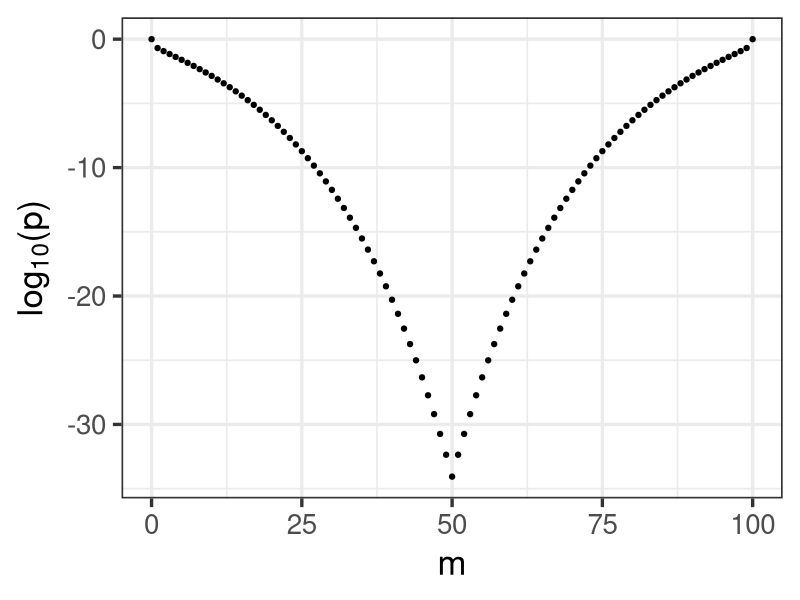
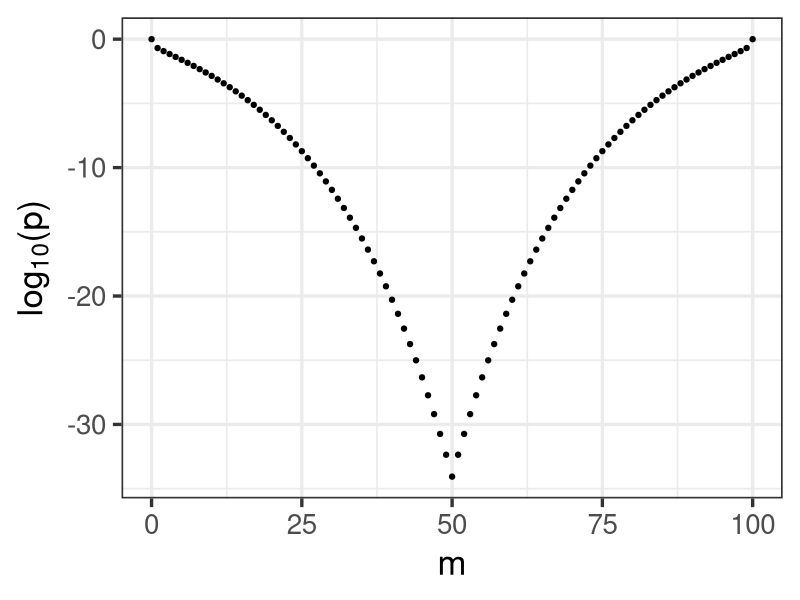
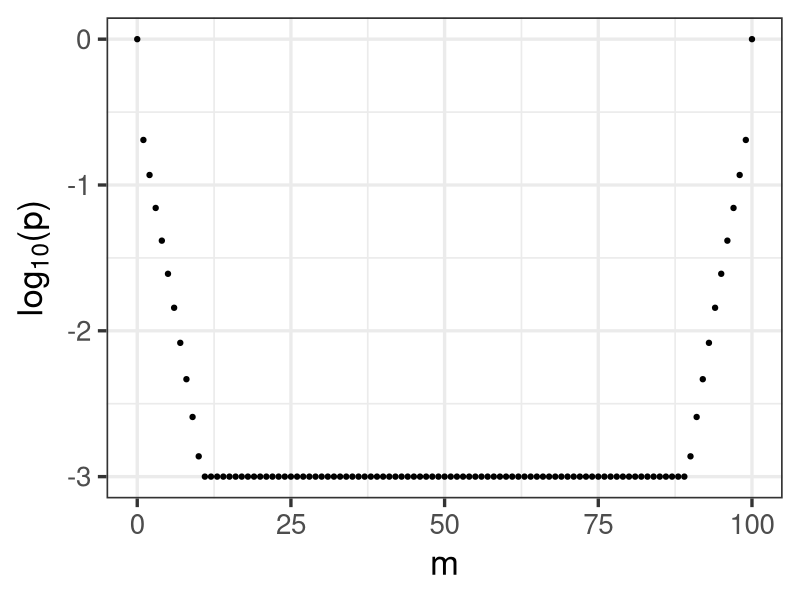
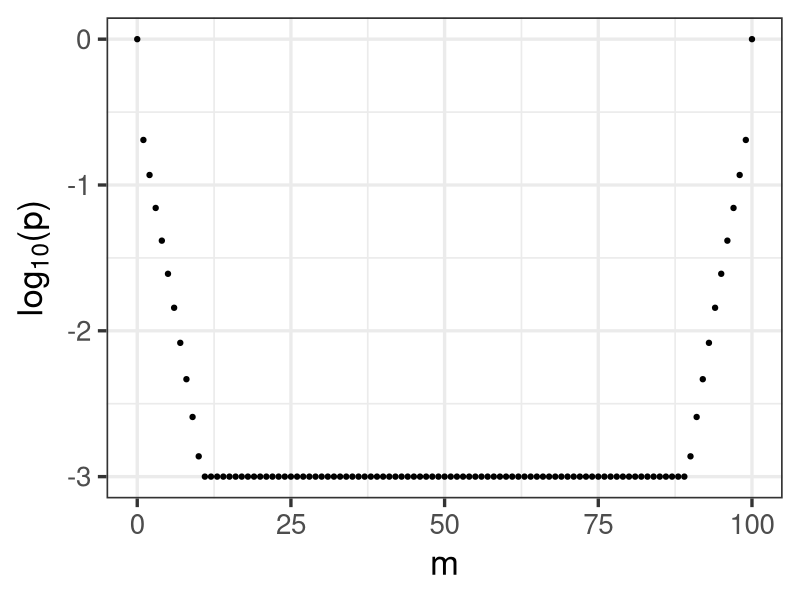

Here is the R script that generated these plots, in order:
# Asymptotic trend in p-values across the partitions

library(ggplot2)
paperPath <- "/home/bsegal/Dropbox/Research/PermTest/neighborhoods/paper"

# Functions derived in the Appendix -----------------------

# expected value of W in partition m
muw <- function(m, muy, mux) {

  m * (muy - mux)
}

# g function of the expected value of w
g <- function(m, nx, ny, mux, muy){
    
  numerator <- nx * mux + muw(m = m, mux = mux, muy = muy)
  denominator <- ny * muy - muw(m = m, mux = mux, muy = muy)
  return(ny / nx * numerator / denominator)
}


gp <- function(m, nx, ny, mux, muy){
  
  numerator <- ny * muy + nx * mux
  denominator <- (ny * muy - muw(m = m, mux = mux, muy = muy))^2
  return(ny / nx * numerator / denominator)
}

# g function of the expected value of w for linear T = |x - y|
gLin <- function(m, nx, ny, mux, muy){
    
  return(mux - muy + (1 / nx + 1 / ny) * muw(m = m, mux = mux, muy = muy))
}

gpLin <- function(nx, ny){
  
  return((1 / nx + 1 / ny))
}

# gp(1:nx,nx,ny,mux=2,muy=1)

VarW <- function(m, nx, ny, sigmax2, sigmay2){
  
  return( m * (ny - m) / ny * sigmay2 + m * (nx - m) / nx * sigmax2)
}

# VarW(0:nx,nx,ny,sigmax2,sigmay2,mux,muy)

VarR <- function(m,nx,ny,mux,muy,sigmax2,sigmay2){

  gp(m,nx,ny,mux,muy)^2 * VarW(m,nx,ny,sigmax2,sigmay2)
}

VarRLin <- function(m,nx,ny,mux,muy,sigmax2,sigmay2){

  return(gpLin(nx,ny)^2 * VarW(m,nx,ny,sigmax2,sigmay2))
}

# plot(sqrt(VarR(0:nx,nx,ny,mux=1,muy=2,sigmax2,sigmay2)))

pApproxR <- function(m, nx, ny, sigmax2, sigmay2, mux, muy){
  
  E_mean <- g(m, nx, ny, mux, muy)
  E_var <- VarR(m,nx,ny,mux,muy,sigmax2,sigmay2)
  
  t <- mux/muy

  eta_plus <- (t - E_mean)/sqrt(E_var)
   
  p <- pnorm(eta_plus,lower.tail=FALSE)
  
  return(list(p=p, eta_plus=eta_plus))
}

pApproxRlin <- function(m, nx, ny, sigmax2, sigmay2, mux, muy){
  
  E_mean <- gLin(m, nx, ny, mux, muy)
  E_var <- VarRLin(m,nx,ny,mux,muy,sigmax2,sigmay2)
  
  t <- mux - muy

  eta_plus <- (t - E_mean)/sqrt(E_var)
  p <- pnorm(eta_plus,lower.tail=FALSE)
  
  return(list(p=p, eta_plus=eta_plus))
}

# Plots ---------------------------------------------------

nx=100
ny=100

mux <- sigmax2 <- 4
muy <- sigmay2 <- 2
       
pm <- pApproxR(pmin(1:(nx-1), (nx-1):1), nx = nx, ny = ny,
               sigmax2 = sigmax2, sigmay2 = sigmay2,
               mux = mux, muy = muy)

p <- c(1, pm$p, 1)

data <- data.frame(m=0:nx, p=p)

dev.new(width=5, height=5)
ggplot(aes(x = m, y = log(p,10)), data = data)+
  geom_point(size = 1.5)+
  theme_bw(25)+
  labs(y = expression(paste("lo", g[10], "(p)")), x = "m")
ggsave(file.path(paperPath,"pApprox_ratio_100_100_revision.png"))

data$p[which(data$p <= 10^-3)] <- 10^-3

dev.new(width=5, height=5)
ggplot(aes(x = m, y = log(p,10)), data = data)+
  geom_point(size = 1.5)+
  theme_bw(25)+
  labs(y = expression(paste("lo", g[10], "(p)")), x = "m")
ggsave(file.path(paperPath,"pApprox_100_100_10ToThe3Cutoff_revision.png"))
